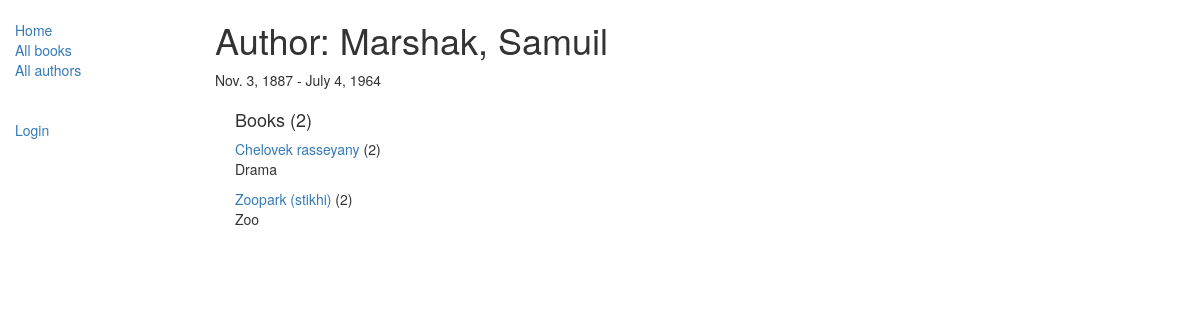
/catalog/author/2, run on the app's committed database.
### catalog/models.py (models this page shows, shortened)
class Author(models.Model):
    first_name = models.CharField(max_length=100)
    last_name = models.CharField(max_length=100)
    date_of_birth = models.DateField(null=True, blank=True)
    date_of_death = models.DateField('died', null=True, blank=True)
    class Meta:
        ordering = ["last_name", "first_name"]

class Book(models.Model):
    title = models.CharField(max_length=200)
    author = models.ForeignKey('Author', on_delete=models.SET_NULL, null=True)
    summary = models.TextField(max_length=1000,
                               help_text='Enter a brief description of the book'
                               )
    isbn = models.CharField('ISBN', max_length=13,
                            help_text='13 Character <a href="https://www.isbn'
                                      '-international.org/content/what-isbn"'
                                      '>ISBN number</a>'
                            )
    genre = models.ManyToManyField(Genre,
                                   help_text='Select a genre for this book')
    language = models.ForeignKey('Language',
                                 on_delete=models.SET_NULL,
                                 null=True
                                 )
    def get_absolute_url(self):
        return reverse('book-detail', args=[str(self.id)])
    def display_genre(self):
        """
        Creates a string for the Genre.
        This is required to display genre in Admin.
        """
        return ', '.join([ genre.name for genre in self.genre.all()[:3] ])
    display_genre.short_description = 'Genre'

### catalog/views.py (the view)
# urls.py: path('author/<int:pk>', views.AuthorDetailView.as_view(), name='author-detail'),
class AuthorDetailView(generic.DetailView):
    model = Author

### catalog/templates/catalog/author_detail.html
{% extends 'base_generic.html' %}
{% block content %}
  <h1>Author: {{ author.last_name }}, {{ author.first_name }}</h1>
  <p>{{ author.date_of_birth }} - {{ author.date_of_death }}</p>
  <div style="margin-left:20px;margin-top:20px">
    <h4>Books  ({{ author.book_set.all.count }})</h4>
    {% for book in author.book_set.all %}
      <a href="{{ book.get_absolute_url }}">
        {{ book.title }}
      </a>({{ book.bookinstance_set.all.count }})
      <p>{{ book.summary }}</p>
    {% endfor %}
  </div>
{% endblock %}

### data on the page
Author: last_name "Marshak", first_name "Samuil", date_of_birth "Nov. 3, 1887", date_of_death "July 4, 1964", book_set.all.count "2"
Book: title "Chelovek rasseyany", bookinstance_set.all.count "2", summary "Drama"
Book: title "Zoopark (stikhi)", bookinstance_set.all.count "2", summary "Zoo"
